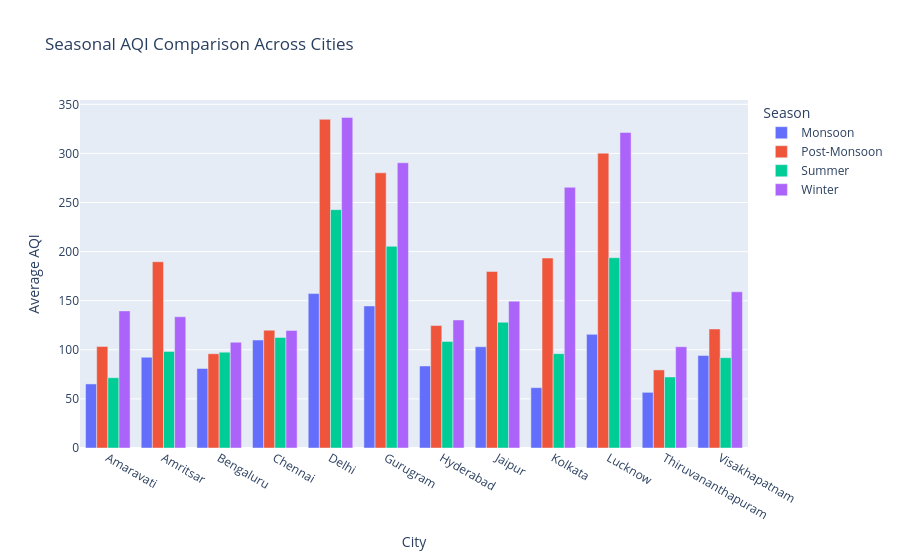

Notebook source saved alongside this figure:
### Code cell
fig = px.bar(
    season_aqi,
    x="City",
    y="Valid_AQI",
    color="Season",
    barmode="group",
    title="Seasonal AQI Comparison Across Cities",
    labels={"Valid_AQI": "Average AQI"}
)

fig.show()

### Figure 1 — Plotly figure (JSON) as saved in the notebook; plotly's stock layout.template omitted (floating-point values rounded to 4 significant figures)
{"data": [{"alignmentgroup": "True", "hovertemplate": "Season=Monsoon<br>City=%{x}<br>Average AQI=%{y}<extra></extra>", "legendgroup": "Monsoon", "marker": {"color": "#636efa", "pattern": {"shape": ""}}, "name": "Monsoon", "offsetgroup": "Monsoon", "orientation": "v", "showlegend": true, "textposition": "auto", "type": "bar", "x": ["Amaravati", "Amritsar", "Bengaluru", "Chennai", "Delhi", "Gurugram", "Hyderabad", "Jaipur", "Kolkata", "Lucknow", "Thiruvananthapuram", "Visakhapatnam"], "xaxis": "x", "y": [65.26, 92.43, 81.03, 109.9, 157.2, 144.7, 83.52, 103.1, 61.45, 115.7, 56.69, 94.2], "yaxis": "y"}, {"alignmentgroup": "True", "hovertemplate": "Season=Post-Monsoon<br>City=%{x}<br>Average AQI=%{y}<extra></extra>", "legendgroup": "Post-Monsoon", "marker": {"color": "#EF553B", "pattern": {"shape": ""}}, "name": "Post-Monsoon", "offsetgroup": "Post-Monsoon", "orientation": "v", "showlegend": true, "textposition": "auto", "type": "bar", "x": ["Amaravati", "Amritsar", "Bengaluru", "Chennai", "Delhi", "Gurugram", "Hyderabad", "Jaipur", "Kolkata", "Lucknow", "Thiruvananthapuram", "Visakhapatnam"], "xaxis": "x", "y": [103.4, 189.7, 96.0, 120.0, 334.7, 280.3, 124.7, 179.8, 193.5, 300.3, 79.53, 121.2], "yaxis": "y"}, {"alignmentgroup": "True", "hovertemplate": "Season=Summer<br>City=%{x}<br>Average AQI=%{y}<extra></extra>", "legendgroup": "Summer", "marker": {"color": "#00cc96", "pattern": {"shape": ""}}, "name": "Summer", "offsetgroup": "Summer", "orientation": "v", "showlegend": true, "textposition": "auto", "type": "bar", "x": ["Amaravati", "Amritsar", "Bengaluru", "Chennai", "Delhi", "Gurugram", "Hyderabad", "Jaipur", "Kolkata", "Lucknow", "Thiruvananthapuram", "Visakhapatnam"], "xaxis": "x", "y": [71.58, 98.24, 97.61, 112.5, 242.7, 205.4, 108.5, 128.1, 96.07, 193.8, 72.32, 91.98], "yaxis": "y"}, {"alignmentgroup": "True", "hovertemplate": "Season=Winter<br>City=%{x}<br>Average AQI=%{y}<extra></extra>", "legendgroup": "Winter", "marker": {"color": "#ab63fa", "pattern": {"shape": ""}}, "name": "Winter", "offsetgroup": "Winter", "orientation": "v", "showlegend": true, "textposition": "auto", "type": "bar", "x": ["Amaravati", "Amritsar", "Bengaluru", "Chennai", "Delhi", "Gurugram", "Hyderabad", "Jaipur", "Kolkata", "Lucknow", "Thiruvananthapuram", "Visakhapatnam"], "xaxis": "x", "y": [139.6, 133.6, 107.7, 119.7, 336.7, 290.5, 130.4, 149.6, 265.5, 321.4, 103.2, 159.1], "yaxis": "y"}], "layout": {"barmode": "group", "legend": {"title": {"text": "Season"}, "tracegroupgap": 0}, "title": {"text": "Seasonal AQI Comparison Across Cities"}, "xaxis": {"anchor": "y", "domain": [0, 1], "title": {"text": "City"}}, "yaxis": {"anchor": "x", "domain": [0, 1], "title": {"text": "Average AQI"}}}}
